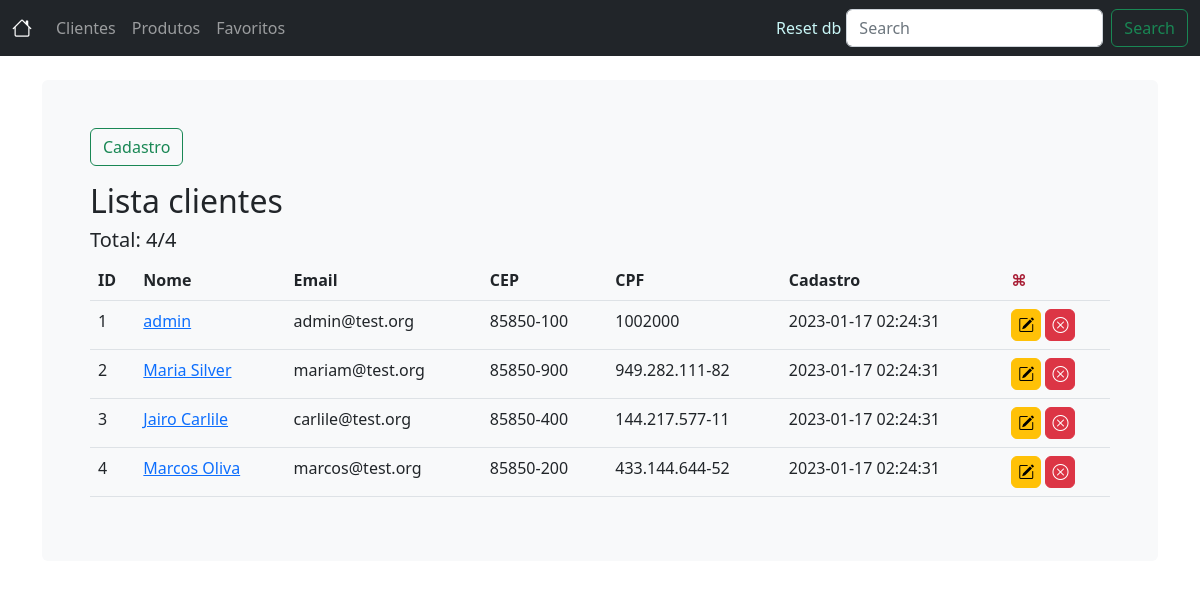
/cliente/index, run on the app's committed database.
### tables this page shows
CREATE TABLE cliente(
    -- chave primaria --
    id integer PRIMARY KEY AUTOINCREMENT NOT NULL,
    nome varchar(80) NOT NULL,
    cpf varchar(20),
    cep varchar(20),
    email varchar(80) NOT NULL,
    data_cadastro TIMESTAMP NOT NULL DEFAULT CURRENT_TIMESTAMP
);

### app.py (the view)
@app.route("/cliente/index", methods=["GET"])
def cliente_index():
    dc = ClienteDao()
    search = request.args.get('search')
    if search == None:
        search=""
    clientes = dc.find_all(search)
    total = dc.count()
    return render_template("cliente_list.html", clientes=clientes, total=total, scope="cliente")

### dao.py (called while the page is built)
    def find_all(self, search=""):
        conn = Database.get_connection()
        res = conn.execute(f"""
        SELECT id, nome, cpf, cep, email, data_cadastro FROM cliente
        WHERE nome LIKE \"%{search}%\"
        """
        )
        results = res.fetchall()
        results = [
            {
                "id": cliente[0],
                "nome": cliente[1],
                "cpf": cliente[2],
                "cep": cliente[3],
                "email": cliente[4],
                "data_cadastro": cliente[5],
            } for cliente in results]
        conn.close()
        return results

    def count(self, search=""):
        conn = Database.get_connection()
        res = conn.execute(f"""
        SELECT COUNT(id) FROM cliente
        WHERE nome LIKE \"%{search}%\"
        """
        )
        results = res.fetchone()
        conn.close()
        return results[0]

### database.py (called while the page is built)
    @staticmethod
    def get_connection():
        conn = sqlite3.connect('banco.db')
        return conn

### templates/cliente_list.html
{% extends "layout.html" %}
{% block content %}
<main>
    <ul class="page-nav">
        <li>
            <a class="btn btn-outline-success"
               href="{{ url_for('cliente_new') }}">Cadastro</a>
        </li>
    </ul>
    <h2>Lista clientes</h2>
    <h5>Total: {{clientes|selectattr('id')|list|length}}/{{total}}</h5>
    <table class="table table-hover">
        <thead>
            <tr>
                <th>ID</th>
                <th>Nome</th>
                <th>Email</th>
                <th>CEP</th>
                <th>CPF</th>
                <th>Cadastro</th>
                <th class="actions">⌘</th>
            </tr>
        </thead>
        <tbody>
            {% for cliente in clientes %}
            <tr>
                <td>{{cliente.id}}</td>
                <td>
                    <a title="editar"
                    href="{{ url_for('cliente_edit', id=cliente.id ) }}">
                        {{cliente.nome}}
                    </a>
                </td>
                <td>{{cliente.email}}</td>
                <td>{{cliente.cep}}</td>
                <td>{{cliente.cpf}}</td>
                <td>{{cliente.data_cadastro}}</td>
                <td class="actions">
                    <a title="editar" class="btn btn-warning" href="{{ url_for('cliente_edit', id=cliente.id ) }}">
                        <i class="bi bi-pencil-square"></i>
                    </a>
                    <a title="deletar" class="btn btn-danger"
                    href="{{ url_for('cliente_delete', id=cliente.id) }}">
                        <i class="bi bi-x-circle"></i>
                    </a>
                </td>
            </tr>
            {% endfor %}
        </tbody>
    </table>
</main>
{% endblock %}

### static/style.css (style rules this page uses)
:root { --item-color: rgb(2, 2, 123); --action-color: rgb(169, 32, 55); }
th.actions { color: var(--action-color); }
td.actions > * { padding: 3px 6px; }
.page-nav { display: flex; gap: 10px; padding: 0; }
.page-nav li { list-style: none; }

### data on the page
cliente: id "1", nome "admin", email "admin@test.org", cep "85850-100", cpf "1002000", data_cadastro "2023-01-17 02:24:31"
cliente: id "2", nome "Maria Silver", email "mariam@test.org", cep "85850-900", cpf "949.282.111-82", data_cadastro "2023-01-17 02:24:31"
cliente: id "3", nome "Jairo Carlile", email "carlile@test.org", cep "85850-400", cpf "144.217.577-11", data_cadastro "2023-01-17 02:24:31"
cliente: id "4", nome "Marcos Oliva", email "marcos@test.org", cep "85850-200", cpf "433.144.644-52", data_cadastro "2023-01-17 02:24:31"

### other printed values
{{ clientes|selectattr('id')|list|length }} "4"
{{ total }} "4"
